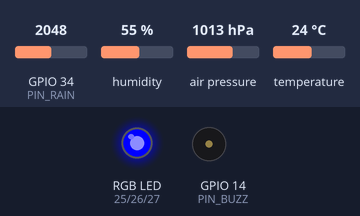
The sketch below on a simulated ESP32. Parts: an RGB LED mixed from three pins (HIGH = lit), buzzer (waves = sounding, pin HIGH). Inputs (shaded band) come from the test bench; at power-on: GPIO 34 (PIN_RAIN) = 2048, humidity 55 %, air pressure 1013 hPa, temperature 24 °C (analog values on the 0–4095 scale). WiFi joins after 1.5 s; servers stay silent unless stated; uploads are accepted with an empty reply; what the sketch prints to the serial monitor is not drawn.

Above: at 0.1 s.
At 1.8 s:
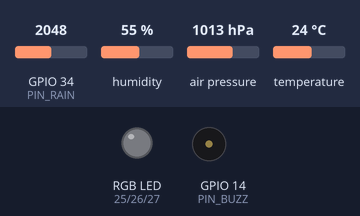
Timing chart, 0 to 3.3 s (numbered marks = the images above):
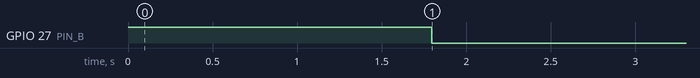

The sketch:

esp32_rain_node.ino
```cpp
/*
 * RainCast IoT node – ESP32 + BME280 + FC-37 rain sensor
 * -------------------------------------------------------
 * Reads temperature, humidity, pressure and rain-plate wetness every 10 min,
 * POSTs them to the RainCast API (/api/iot) on Vercel and drives an RGB LED:
 *   green < 40 %  ·  amber 40-69 %  ·  red >= 70 %  (+ buzzer on heavy rain / storm)
 *
 * Libraries (Arduino Library Manager):
 *   Adafruit BME280, Adafruit Unified Sensor, ArduinoJson (v7)
 *
 * Wiring:
 *   BME280  SDA -> GPIO21, SCL -> GPIO22, VCC 3V3, GND
 *   FC-37   AO  -> GPIO34 (ADC1), VCC 3V3, GND
 *   RGB LED R/G/B -> GPIO25/26/27 (220 Ω resistors), common cathode -> GND
 *   Buzzer  -> GPIO14
 */
#include <WiFi.h>
#include <WiFiClientSecure.h>
#include <HTTPClient.h>
#include <Wire.h>
#include <Adafruit_Sensor.h>
#include <Adafruit_BME280.h>
#include <ArduinoJson.h>

// ---------- configure ----------
const char* WIFI_SSID   = "YOUR_WIFI";
const char* WIFI_PASS   = "YOUR_PASSWORD";
const char* API_URL     = "https://your-app.vercel.app/api/iot";
const char* DEVICE_ID   = "esp32-roof-01";
const char* DEVICE_KEY  = "";          // matches IOT_API_KEY env var on Vercel (optional)
const float LATITUDE    = 19.0728;     // set to your location to blend with live data
const float LONGITUDE   = 72.8826;
const uint32_t INTERVAL_MS = 10UL * 60UL * 1000UL;
// --------------------------------

#define PIN_RAIN 34
#define PIN_R 25
#define PIN_G 26
#define PIN_B 27
#define PIN_BUZZ 14

Adafruit_BME280 bme;
float pressureHistory[18];   // 18 x 10 min = 3 h of pressure readings
int histIdx = 0, histCount = 0;

void setLed(const String& c) {
  digitalWrite(PIN_R, c == "red" || c == "amber");
  digitalWrite(PIN_G, c == "green" || c == "amber");
  digitalWrite(PIN_B, LOW);
}

void connectWiFi() {
  if (WiFi.status() == WL_CONNECTED) return;
  WiFi.mode(WIFI_STA);
  WiFi.begin(WIFI_SSID, WIFI_PASS);
  Serial.print("WiFi");
  for (int i = 0; i < 40 && WiFi.status() != WL_CONNECTED; i++) { delay(500); Serial.print("."); }
  Serial.println(WiFi.status() == WL_CONNECTED ? " connected" : " failed");
}

int readRainAnalog() {
  long sum = 0;
  for (int i = 0; i < 16; i++) { sum += analogRead(PIN_RAIN); delay(5); }
  return sum / 16;   // 0 (soaked) .. 4095 (dry)
}

void setup() {
  Serial.begin(115200);
  pinMode(PIN_R, OUTPUT); pinMode(PIN_G, OUTPUT); pinMode(PIN_B, OUTPUT); pinMode(PIN_BUZZ, OUTPUT);
  digitalWrite(PIN_B, HIGH);   // blue = booting
  if (!bme.begin(0x76) && !bme.begin(0x77)) Serial.println("BME280 not found – check wiring");
  analogReadResolution(12);
  connectWiFi();
}

void loop() {
  float t = bme.readTemperature();
  float h = bme.readHumidity();
  float p = bme.readPressure() / 100.0F;   // Pa -> hPa
  int rain = readRainAnalog();

  pressureHistory[histIdx] = p;
  histIdx = (histIdx + 1) % 18;
  if (histCount < 18) histCount++;
  float p3h = histCount == 18 ? pressureHistory[histIdx] : pressureHistory[0];

  JsonDocument doc;
  doc["device_id"] = DEVICE_ID;
  doc["temperature"] = t;
  doc["humidity"] = h;
  doc["pressure"] = p;
  doc["pressure_3h_ago"] = p3h;
  doc["rain_analog"] = rain;
  doc["adc_max"] = 4095;
  doc["lat"] = LATITUDE;
  doc["lon"] = LONGITUDE;
  String body;
  serializeJson(doc, body);
  Serial.println("-> " + body);

  connectWiFi();
  if (WiFi.status() == WL_CONNECTED) {
    WiFiClientSecure client;
    client.setInsecure();               // demo only – pin the Vercel root CA in production
    HTTPClient http;
    http.begin(client, API_URL);
    http.addHeader("Content-Type", "application/json");
    if (strlen(DEVICE_KEY)) http.addHeader("X-Device-Key", DEVICE_KEY);
    int code = http.POST(body);
    if (code == 200) {
      JsonDocument res;
      deserializeJson(res, http.getString());
      int prob = res["rain_probability"];
      String type = res["rain_type"].as<String>();
      String led = res["led"].as<String>();
      Serial.printf("<- %d%% %s (led %s)\n", prob, type.c_str(), led.c_str());
      setLed(led);
      if (res["alert"]) { for (int i = 0; i < 3; i++) { tone(PIN_BUZZ, 2200, 200); delay(350); } }
    } else {
      Serial.printf("HTTP error %d\n", code);
      digitalWrite(PIN_B, HIGH);
    }
    http.end();
  }
  delay(INTERVAL_MS);
}
```

Measured:
- by itself, GPIO 27 (PIN_B): HIGH → LOW at 1.8 s
